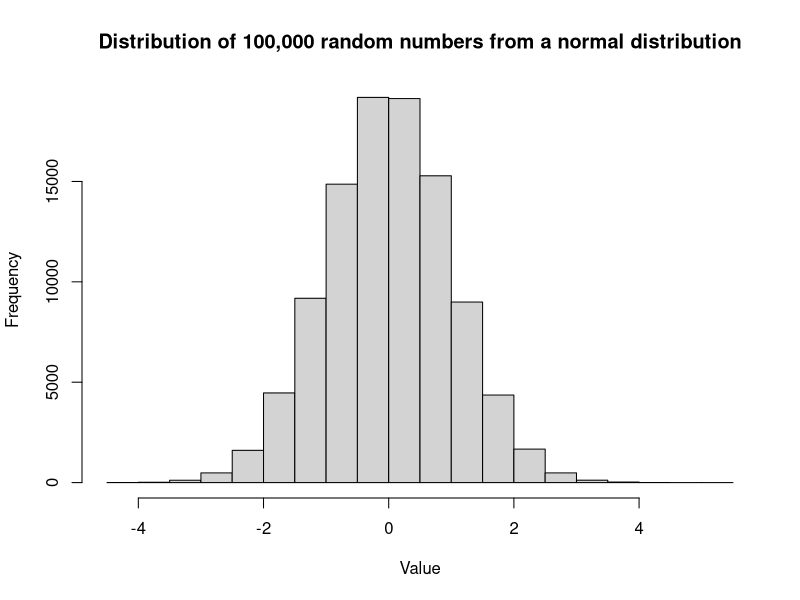
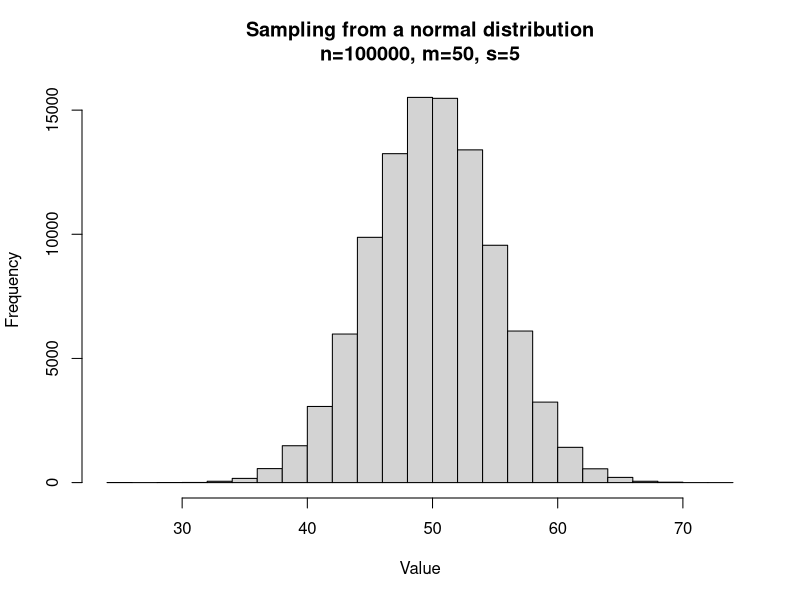
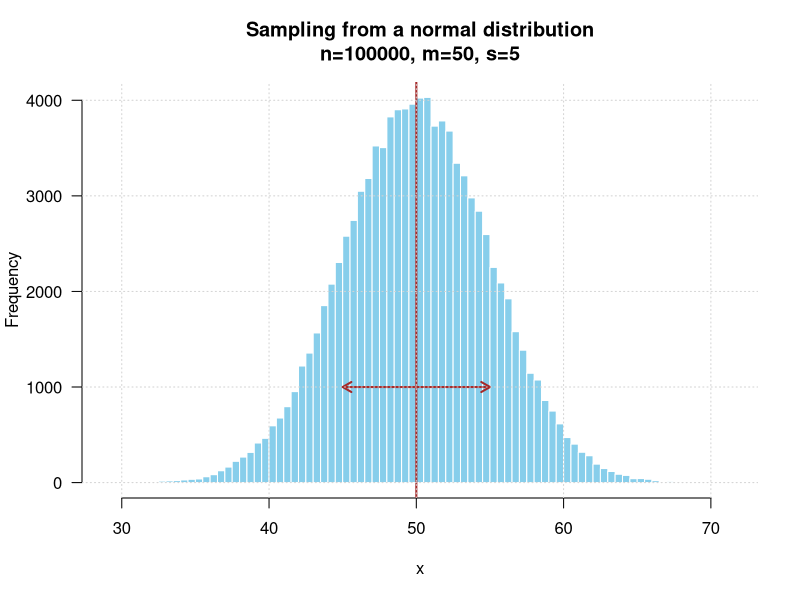
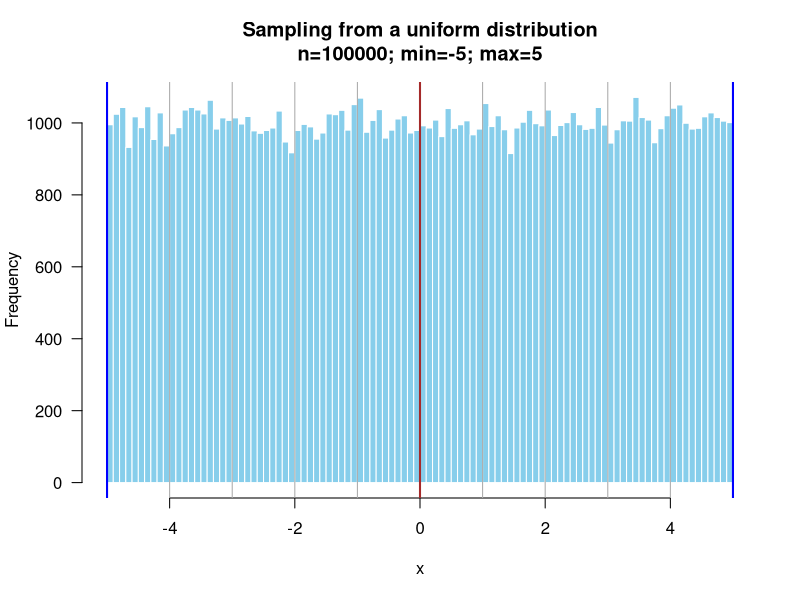
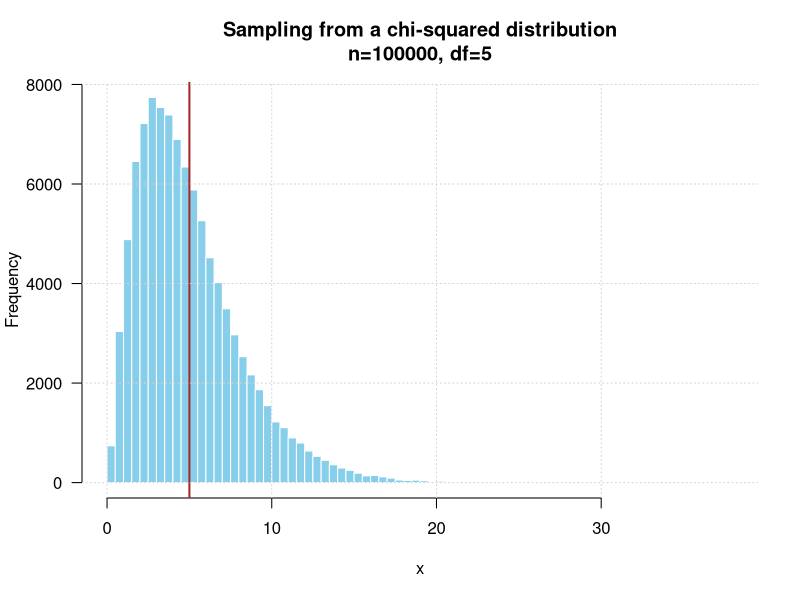
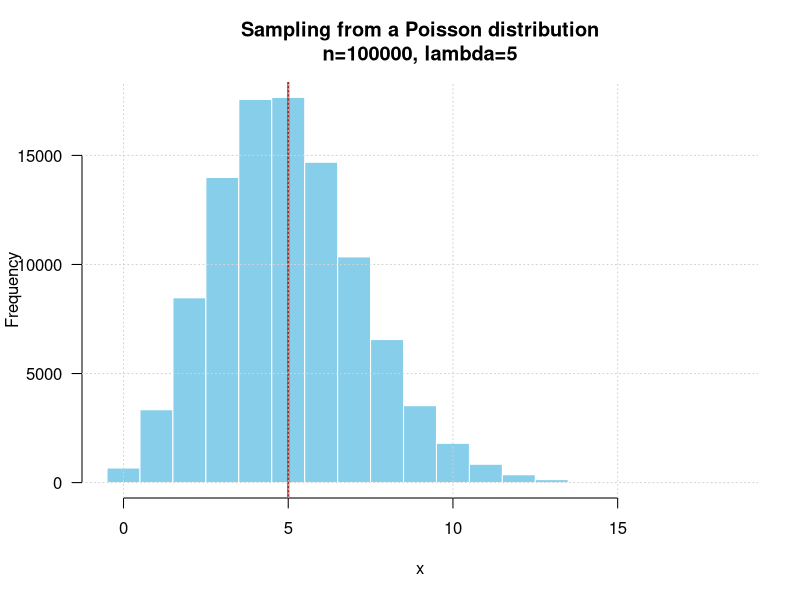
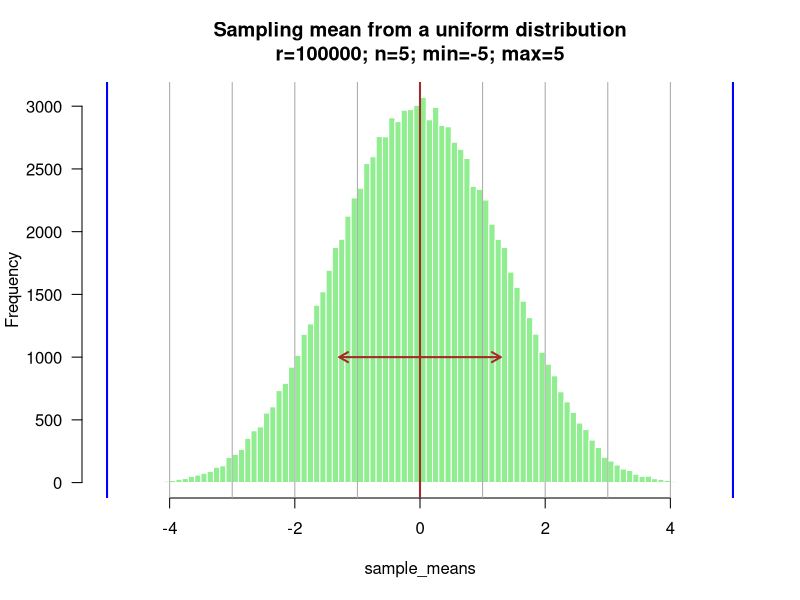
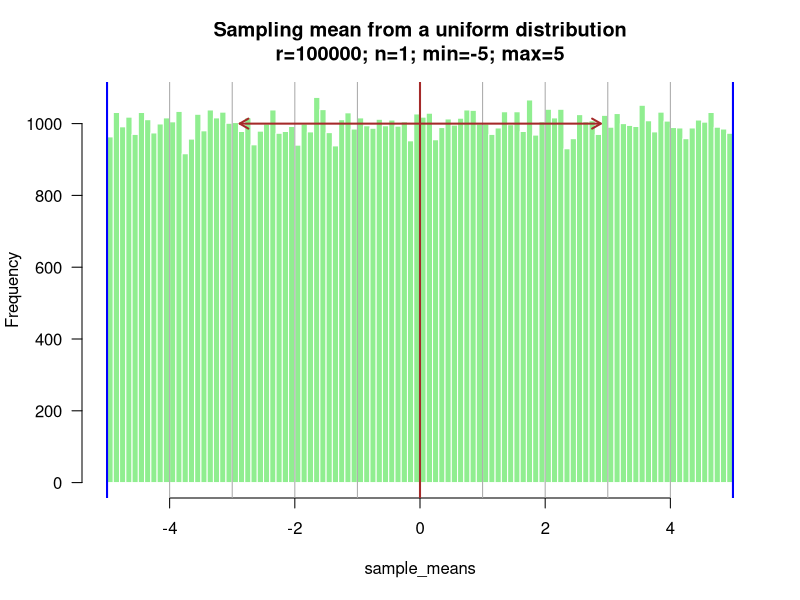

The R script that drew these images, in order:
## ---- chunk 1
# Generate 100,000 numbers from a normal distribution with mean=0 and standard deviation=1
x <- rnorm(n = 100000, mean = 0, sd = 1)

# Plot a histogram of the generated numbers
hist(x, 
     main="Distribution of 100,000 random numbers from a normal distribution",
     xlab="Value")
## ---- chunk 2
# Parameters
n <- 100000 # Sample size
mu <- 50     # Mean of the normal distribution
sigma <- 5      # Standard deviation of the normal distribution

# Sample n numbers in a normal population of mean mu and standard deviation sigma
x <- rnorm(n = n, mean = mu, sd = sigma)

# Plot a histogram of the generated numbers
hist(x,
     main=paste0("Sampling from a normal distribution",
                 "\n", # newline character
                 "n=", format(n, scientific = FALSE),
                 ", m=", mu,
                 ", s=", sigma),
     xlab="Value")

## ---- chunk 3
# Parameters
n <- 100000 # Sample size
mu <- 50     # Mean of the normal distribution
sigma <- 5      # Standard deviation of the normal distribution

# Sample n numbers in a normal population of mean mu and standard deviation sigma
x <- rnorm(n = n, mean = mu, sd = sigma)

# Plot a histogram of the generated numbers
hist(x, 
     breaks = 100,
     col="skyblue",
     border = "white",
     las = 1,
     main=paste0("Sampling from a normal distribution",
                 "\n", # newline character
                 "n=", format(n, scientific = FALSE),
                 ", m=", mu,
                 ", s=", sigma))


abline(v=mu, lwd=2, col="brown") ## mark the mean
arrows(x0 = mu - sigma, x1 = mu + sigma, 
       y0 = n / 100,  y1 = n/100, 
       code = 3, length = 0.1, lwd=2, 
       col="brown") ## Mark an interval of ± 1 standard deviation around the mean
grid() ## Add a grid

## ---- chunk 4

# Plot a histogram of the generated numbers
n <- 100000
my_min <- -5
my_max <- +5
x <- runif(n = n, min = my_min, max = my_max)
hist(x, 
     breaks = 100,
     col="skyblue",
     border = "white",
     las = 1,
     xlim=c(my_min, my_max), # define the limits of X axis to ensure consistency
     main=paste0("Sampling from a uniform distribution",
                 "\n", # newline character
                 "n=", format(n, scientific = FALSE),
                "; min=", my_min,
                "; max=", my_max))
## manually add a vertical grid 
abline(v=seq(from = my_min, 
             to = my_max, 
             length.out=11), 
       col = "darkgrey") 
abline(v=c(my_min, my_max), lwd=2, col="blue") # Mark the limits
abline(v=(my_max + my_min)/2, lwd=2, col="brown") # Mark the mean


## ---- chunk 5

# Plot a histogram of the generated numbers
n <- 100000
my_df <- 5
x <- rchisq(n = n, df = my_df)
hist(x, 
     breaks = 100,
     col="skyblue",
     border = "white",
     las = 1,
     main=paste0("Sampling from a chi-squared distribution",
                 "\n", # newline character
                 "n=", format(n, scientific = FALSE),
                ", df=", my_df))
abline(v=my_df, lwd=2, col="brown")
grid()

## ---- chunk 6

# Plot a histogram of the generated numbers
n <- 100000
my_lambda <- 5
x <- rpois(n = n, lambda = my_lambda)
hist(x, 
     breaks = -0.5:(max(x)+0.5),
     col="skyblue",
     border = "white",
     las = 1,
     main=paste0("Sampling from a Poisson distribution",
                 "\n", # newline character
                 "n=", format(n, scientific = FALSE),
                ", lambda=", my_lambda))
abline(v=my_lambda, lwd=2, col="brown")
grid()

## ---- chunk 7

# Plot a histogram of the generated numbers
r <- 100000     # repetitions
n <- 5          # sample size for each repetition
my_min <- -5    # min of the uniform distribution
my_max <- +5    # max of the uniform distribution

## Draw random numbers 
x <- runif(n = n * r, min = -5, max = +5)

## Inject the numbers in a matrix with r rows and n columns
x_matrix <- matrix(data = x, nrow = r, ncol = n)

## Compute sample means
sample_means <- apply(X = x_matrix, MARGIN = 1, FUN = mean)

## Compute some statistics about the sample means
means_m <- mean(sample_means) # compute the mean of the sample means
means_s <- sd(sample_means) # compute the standard deviation of the sample means

## Draw a histogram
hist(sample_means, 
     breaks = 100,
     col="lightgreen",
     border = "white",
     las = 1,
     xlim=c(my_min, my_max), # define the limits of X axis to ensure consistency
     main=paste0("Sampling mean from a uniform distribution",
                 "\n", # newline character
                 "r=", format(r, scientific = FALSE),
                 "; n=", format(n, scientific = FALSE),
                 "; min=", my_min,
                 "; max=", my_max))

abline(v=seq(from = my_min, 
             to = my_max, 
             length.out=11), 
       col = "darkgrey") ## manually add a vertical grid 
abline(v=c(my_min, my_max), lwd=2, col="blue") # Mark the limits
abline(v=(my_max + my_min)/2, lwd=2, col="brown") # Mark the mean

arrow_height <- r/100 # a bit tricky but suitable
arrows(x0 = means_m - means_s, x1 = means_m + means_s, 
       y0 = arrow_height,  y1 = arrow_height, 
       code = 3, length = 0.1, lwd=2, 
       col="brown") ## Mark an interval of ± 1 standard deviation around the sample mean


## ---- chunk 8

# Plot a histogram of the generated numbers
r <- 100000 # repetitions
n_values <- c(1, 2, 4, 8, 16, 32, 64)
my_min <- -5
my_max <- +5
mu <- (my_max - my_min)/2 # Theoretical mean of the uniform distribution, at mid-distance between the max and the min

## Iterate the experiments
for (n in n_values) {
  message("Repetitions: r=", r, "; Sample size: n=", n)
  
  ## Draw random numbers 
  x <- runif(n = n * r, min = -5, max = +5)
  
  ## Inject the numbers in a matrix with r rows and n columns
  x_matrix <- matrix(data = x, nrow = r, ncol = n)
  
  ## Compute sample means
  sample_means <- apply(X = x_matrix, MARGIN = 1, FUN = mean)
  
  ## Compute some statistics about the sample means
  means_m <- mean(sample_means) # compute the mean of the sample means
  means_s <- sd(sample_means) # compute the standard deviation of the sample means
  
  ## Draw a histogram
  hist(sample_means, 
       breaks = 100,
       col="lightgreen",
       border = "white",
       las = 1,
       xlim=c(my_min, my_max), # define the limits of X axis to ensure consistency
       main=paste0("Sampling mean from a uniform distribution",
                   "\n", # newline character
                   "r=", format(r, scientific = FALSE),
                   "; n=", format(n, scientific = FALSE),
                   "; min=", my_min,
                   "; max=", my_max))
  
  abline(v=seq(from = my_min, 
               to = my_max, 
               length.out=11), 
         col = "darkgrey") ## manually add a vertical grid 
  abline(v=c(my_min, my_max), lwd=2, col="blue") # Mark the limits
  abline(v=(my_max + my_min)/2, lwd=2, col="brown") # Mark the mean
  
  arrow_height <- r/100 # a bit tricky but suitable
  arrows(x0 = means_m - means_s, x1 = means_m + means_s, 
         y0 = arrow_height,  y1 = arrow_height, 
         code = 3, length = 0.1, lwd=2, 
         col="brown") ## Mark an interval of ± 1 standard deviation around the sample mean
}

